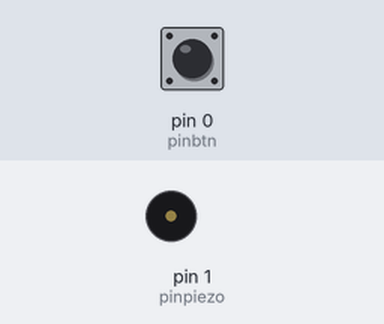
A sketch run on a simulated Arduino Uno, built with avr-gcc and run on an emulated ATmega328P. On the bench: buzzer (waves = sounding). The inputs (shaded band) are chosen by the test bench; at power-on: pin 0 (pinbtn) LOW.

Above: at 1.3 s.
1.4 s: pin 0 (pinbtn) pulled HIGH for 0.15 s
At 3.06 s:
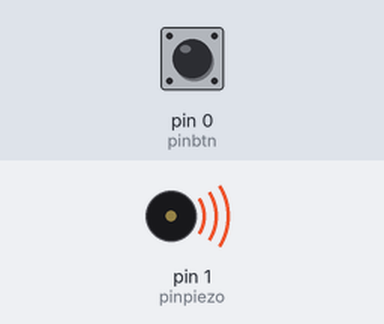
Timing chart, 0 to 10.4 s (numbered marks = the images above; inputs shaded):
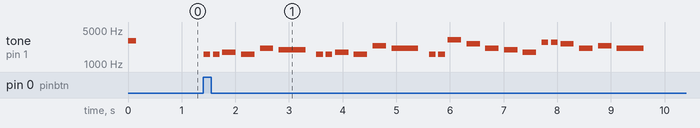

Measured:
- after the input at 1.4 s, tone on pin 1 (pinpiezo): plays 1568 Hz for 0.13 s, 1568 Hz for 0.13 s, 1760 Hz for 0.25 s, 1568 Hz for 0.25 s, 2093 Hz for 0.25 s, 1976 Hz for 0.50 s … (25 notes in this stretch), starting at once

The sketch:

PiezoBirthday.ino
```cpp
#define N_C6  1047
#define N_CS6 1109
#define N_D6  1175
#define N_DS6 1245
#define N_E6  1319
#define N_F6  1397
#define N_FS6 1480
#define N_G6  1568
#define N_GS6 1661
#define N_A6  1760
#define N_AS6 1865
#define N_B6  1976
#define N_C7  2093
#define N_CS7 2217
#define N_D7  2349
#define N_DS7 2489
#define N_E7  2637
#define N_F7  2794
#define N_FS7 2960
#define N_G7  3136
#define N_GS7 3322
#define N_A7  3520
#define N_AS7 3729
#define N_B7  3951

float notedurmult = 1.4; // note duration multiplier
#define pinpiezo 1 // pin for the piezo buzzer
#define pinbtn 0 // pin for the button

int melody[] = { // array with the notes of the melody
  N_G6, N_G6, N_A6, N_G6, N_C7, N_B6, N_G6, N_G6, N_A6, N_G6, N_D7, N_C7, N_G6, N_G6, N_G7, N_E7, N_C7, N_B6, N_A6, N_F7, N_F7, N_E7, N_C7, N_D7, N_C7
};

// array with the note durations: 4 = quarter note, 8 = eighth note, etc.:
int noteDurations[] = {
  8, 8, 4, 4, 4, 2, 8, 8, 4, 4, 4, 2, 8, 8, 4, 4, 4, 4, 4, 8, 8, 4, 4, 4, 2
};

void setup(){
  tone(pinpiezo, 3000); // v
  delay(150);           // send start sound to let you know that the button can be pressed
  noTone(pinpiezo);     // ^
}

void playmusic(){
  for (int thisNote = 0; thisNote < 25; thisNote++) { // iterate through the arrays 25 times

    int noteDuration = 1000 / noteDurations[thisNote]; // get the correct note durations
    tone(pinpiezo, melody[thisNote], noteDuration); // start the sound with the specified frequency and duration on the specified piezo pin

    int pauseBetweenNotes = noteDuration * notedurmult; // multiply the note duration array with the specified duration
    delay(pauseBetweenNotes);                           // and then pause for this duration
    noTone(pinpiezo); // end the sound
  }
}

void loop() {
  if(digitalRead(pinbtn) == 1){
    playmusic(); // play melody if the button is pressed
    while(digitalRead(pinbtn) == 1){ // v
      delay(100);                    // v
      if(digitalRead(pinbtn) == 0){  // if the button is still pressed don't play the melody again
        break;                       // ^
      }                              // ^
    }
  }
  delay(20);
}
```
